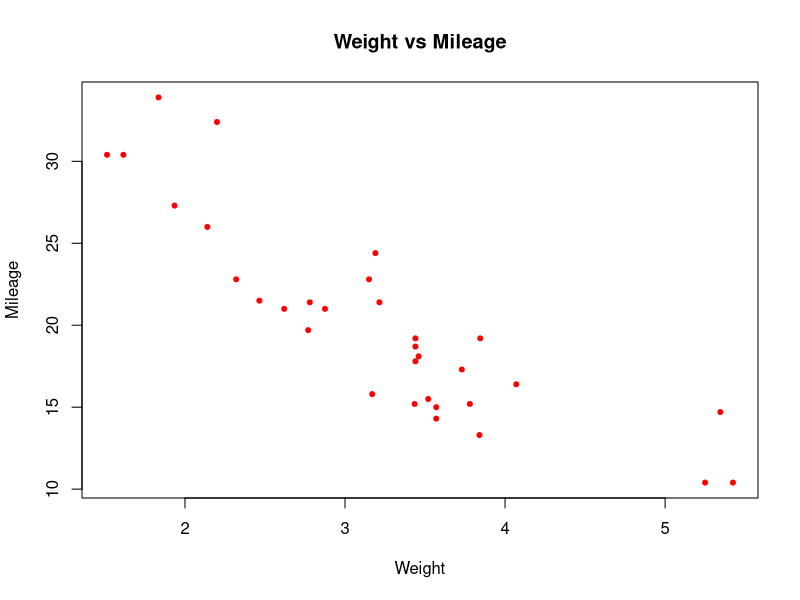

Write R code to recreate this figure.
input <- mtcars

plot(x = input$wt,y = input$mpg,
   xlab = "Weight",
   ylab = "Mileage",
   main = "Weight vs Mileage",
   pch=20, col="red"
)
